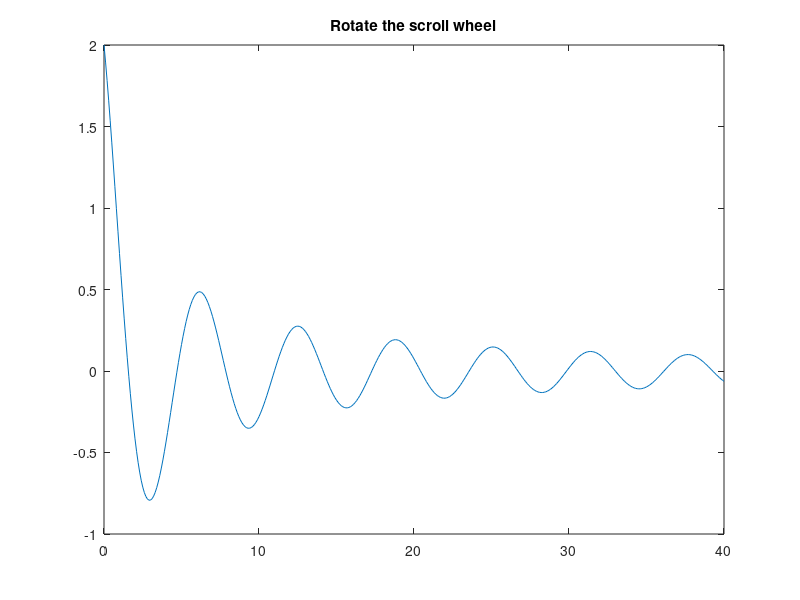

Write the MATLAB code that produced this figure.
function scroll_wheel
% Illustrates how to use WindowScrollWheelFcn property
%
   f = figure('WindowScrollWheelFcn',@figScroll,'Name','Scroll Wheel Demo');
   x = [0:.1:40];
   y = 4.*cos(x)./(x+2);
   a = axes; 
   h = plot(x,y);
   title('Rotate the scroll wheel')
   function figScroll(src,callbackdata)
      if callbackdata.VerticalScrollCount > 0 
         xd = h.XData;
         inc = xd(end)/20;
         x = [0:.1:xd(end)+inc];
         re_eval(x)
      elseif callbackdata.VerticalScrollCount < 0 
         xd = h.XData;
         inc = xd(end)/20;
         x = [0:.1:xd(end)-inc+.1]; % Don't let xd = 0;
         re_eval(x)
      end
   end % figScroll

   function re_eval(x)
      y = 4.*cos(x)./(x+2);
      h.YData = y;
      h.XData = x;
      a.XLim = [0 x(end)];
      drawnow
   end % re_eval
end % scroll_wheel